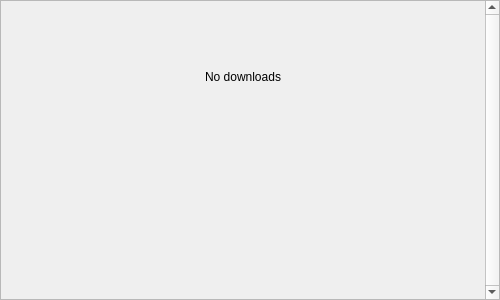
<?xml version="1.0" encoding="UTF-8"?>
<ui version="4.0">
 <class>DownloadManagerWidget</class>
 <widget class="QWidget" name="DownloadManagerWidget">
  <property name="geometry">
   <rect>
    <x>0</x>
    <y>0</y>
    <width>500</width>
    <height>300</height>
   </rect>
  </property>
  <property name="windowTitle">
   <string>Downloads</string>
  </property>
  <property name="styleSheet">
   <string notr="true"/>
  </property>
  <layout class="QVBoxLayout" name="m_topLevelLayout">
   <property name="sizeConstraint">
    <enum>QLayout::SetNoConstraint</enum>
   </property>
   <property name="leftMargin">
    <number>0</number>
   </property>
   <property name="topMargin">
    <number>0</number>
   </property>
   <property name="rightMargin">
    <number>0</number>
   </property>
   <property name="bottomMargin">
    <number>0</number>
   </property>
   <item>
    <widget class="QScrollArea" name="m_scrollArea">
     <property name="styleSheet">
      <string notr="true"/>
     </property>
     <property name="verticalScrollBarPolicy">
      <enum>Qt::ScrollBarAlwaysOn</enum>
     </property>
     <property name="horizontalScrollBarPolicy">
      <enum>Qt::ScrollBarAlwaysOff</enum>
     </property>
     <property name="widgetResizable">
      <bool>true</bool>
     </property>
     <property name="alignment">
      <set>Qt::AlignLeading|Qt::AlignLeft|Qt::AlignTop</set>
     </property>
     <widget class="QWidget" name="m_items">
      <property name="geometry">
       <rect>
        <x>0</x>
        <y>0</y>
        <width>477</width>
        <height>298</height>
       </rect>
      </property>
      <property name="styleSheet">
       <string notr="true"/>
      </property>
      <layout class="QVBoxLayout" name="m_itemsLayout">
       <property name="spacing">
        <number>2</number>
       </property>
       <property name="leftMargin">
        <number>3</number>
       </property>
       <property name="topMargin">
        <number>3</number>
       </property>
       <property name="rightMargin">
        <number>3</number>
       </property>
       <property name="bottomMargin">
        <number>3</number>
       </property>
       <item>
        <widget class="QLabel" name="m_zeroItemsLabel">
         <property name="sizePolicy">
          <sizepolicy hsizetype="Expanding" vsizetype="Expanding">
           <horstretch>0</horstretch>
           <verstretch>0</verstretch>
          </sizepolicy>
         </property>
         <property name="styleSheet">
          <string notr="true"/>
         </property>
         <property name="text">
          <string>No downloads</string>
         </property>
         <property name="alignment">
          <set>Qt::AlignCenter</set>
         </property>
        </widget>
       </item>
       <item>
        <spacer name="verticalSpacer">
         <property name="orientation">
          <enum>Qt::Vertical</enum>
         </property>
         <property name="sizeHint" stdset="0">
          <size>
           <width>20</width>
           <height>40</height>
          </size>
         </property>
        </spacer>
       </item>
      </layout>
     </widget>
    </widget>
   </item>
  </layout>
 </widget>
 <resources/>
 <connections/>
</ui>
